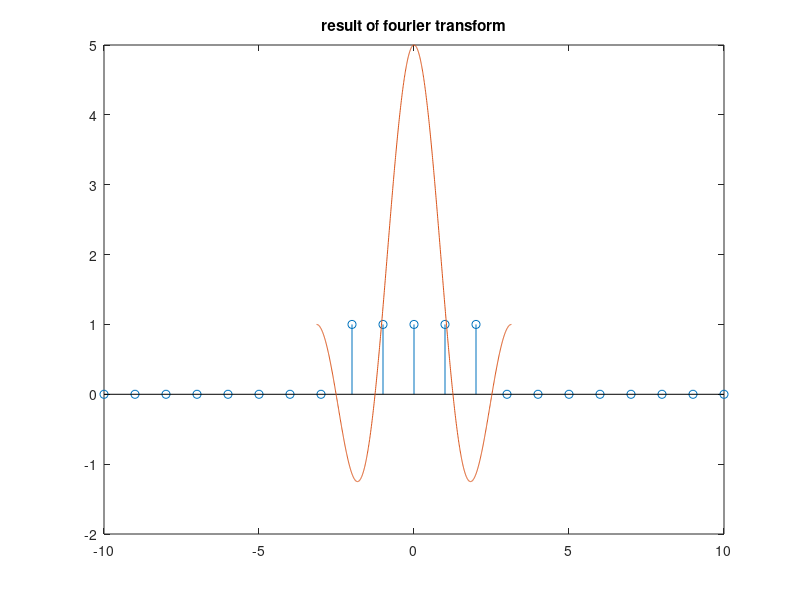

Write MATLAB code to recreate this figure.
% Dean

clc;
close all;
clear;
row = 1;
column = 2;
frequencyStep = 2*pi/1000;

% Defining interval for n
n = (-10 : 10);

% Defining signal

% xOfN = cos((2*pi/10) * n);
xOfN = zeros(1, length(n));
xOfN(9:13) = 1;
% subplot(row, column, 1);
stem(n, xOfN);
margin = 1;
% Defining frequency interval
frequencies = (-margin * pi : frequencyStep : margin * pi);

% Preallocated array
result = zeros(1, length(frequencies));
for w = 1 : length(frequencies)
   sum = 0;
   
   for index = 1 : length(n)
        sum = sum + (xOfN(index) * exp(-1i * frequencies(w) * n(index)));
   end
   
   result(w) = sum;
   
end
% subplot(row, column, 2);
hold;
plot(frequencies, result)
title('result of fourier transform')
